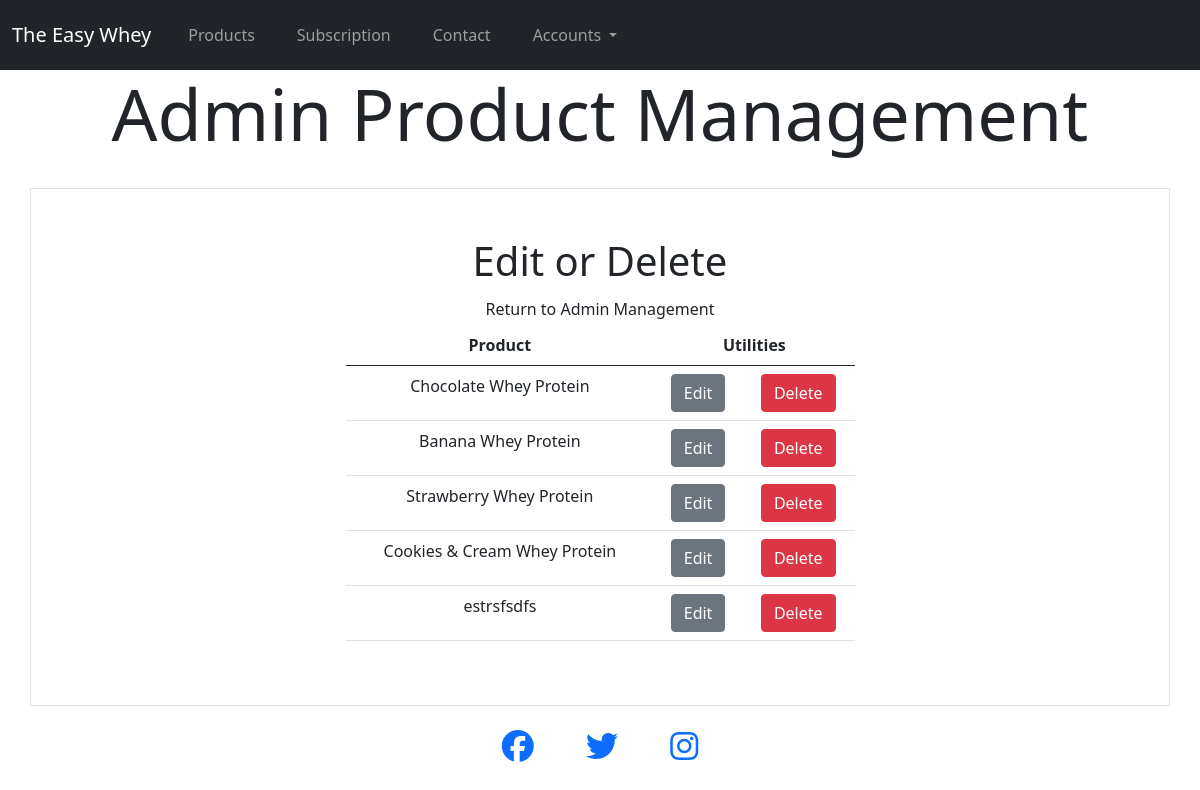
The app's page /product/admin/edit/ (signed in), older data.
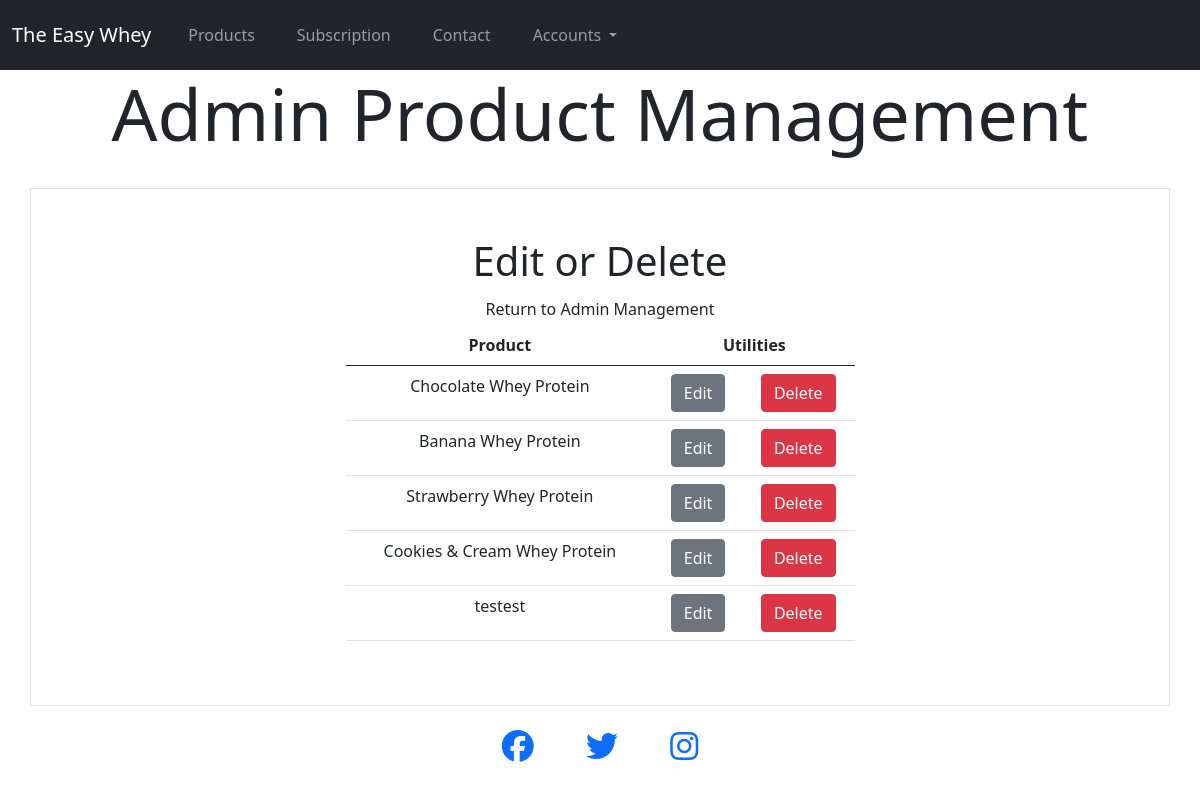
The same page, newer data.
### products/models.py (models this page shows, shortened)
class Product(models.Model):
    flavour = models.CharField(max_length=50, null=False, blank=False)
    description = models.CharField(max_length=200, null=False, blank=False)
    BAG_SZIES = (
    ("1","1 kg"),
    ("2","2 kg"),
    ("3","3 kg"),
    ("4","4 kg"),
    ("5","5 kg"),
    )
    size = models.CharField(max_length=1, choices=BAG_SZIES, null=False, blank=False, default="1")
    price = models.DecimalField(max_digits=5, decimal_places=2, null=False, blank=False, default="14.99")

### products/views.py (the view)
# urls.py: path('product/admin/edit/', views.admin_edit_list, name="admin_edit_list"),
@login_required
def admin_edit_list(request):
    items = Product.objects.all()
    template = 'products/admin_edit_list.html'
    context = {
        "items": items
    }
    return render(request, template, context)

### templates/products/admin_edit_list.html (shortened to what this page needs)
{% extends 'base.html' %}
{% load static %}
{% block header %}
<div class="container-fluid">
    <div class="row">
        <div class="col text-center">
            <h2 class="display-2">Admin Product Management</h2>
        </div>
    </div>
</div>
{% endblock %}
{% block content %}
<div class="container border py-5 px-5 mt-4">
    <div class="row justify-content-center align-items-center">
        <div class="col-md-6 text-center">
            <h1>Edit or Delete</h1>
            <a class="dropdown-item" href="{% url 'product_management' %}">Return to Admin Management</a>
        </div>
    </div>
    <div class="row">
        <div class="col-md-6 offset-3 text-center">
            <table class="table table-hover">
                <thead>
                    <tr>
                        <th scope="col">Product</th>
                        <th colspan="2" scope="col">Utilities</th>
                    </tr>
                </thead>
                <tbody>
                    {% for item in items %}
                    <tr>
                        <td>{{ item.flavour }}</th>
                        <td><a class="btn btn-secondary" href="item/{{ item.id }}">Edit</a></td>
                        <td><button type="button" class="btn btn-danger" data-bs-toggle="modal"
                                data-bs-target="#staticBackdrop{{ forloop.counter }}">
                                Delete
                            </button>
                        </td>
                    </tr>
                    {% endfor %}
                </tbody>
            </table>
        </div>
    </div>
</div>
{% endblock %}

Row changes from the older to the newer data that the page shows:
removed Product: flavour "estrsfsdfs"
added Product: flavour "testest"
